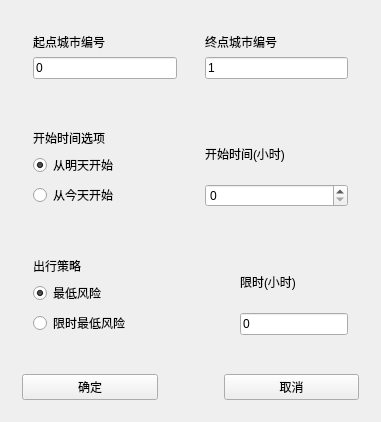
<?xml version="1.0" encoding="UTF-8"?>
<ui version="4.0">
 <class>Add_passenger</class>
 <widget class="QWidget" name="Add_passenger">
  <property name="geometry">
   <rect>
    <x>0</x>
    <y>0</y>
    <width>381</width>
    <height>412</height>
   </rect>
  </property>
  <property name="windowTitle">
   <string>Add_passenger</string>
  </property>
  <layout class="QVBoxLayout" name="verticalLayout_5">
   <item>
    <widget class="QWidget" name="widget" native="true">
     <layout class="QHBoxLayout" name="horizontalLayout_3">
      <item>
       <widget class="QWidget" name="widget_3" native="true">
        <layout class="QVBoxLayout" name="verticalLayout_6">
         <item>
          <widget class="QLabel" name="label_5">
           <property name="text">
            <string>起点城市编号</string>
           </property>
          </widget>
         </item>
         <item>
          <widget class="QLineEdit" name="input_sorce">
           <property name="text">
            <string>0</string>
           </property>
          </widget>
         </item>
        </layout>
       </widget>
      </item>
      <item>
       <widget class="QWidget" name="widget_4" native="true">
        <layout class="QVBoxLayout" name="verticalLayout_7">
         <item>
          <widget class="QLabel" name="label_6">
           <property name="text">
            <string>终点城市编号</string>
           </property>
          </widget>
         </item>
         <item>
          <widget class="QLineEdit" name="input_destination">
           <property name="text">
            <string>1</string>
           </property>
          </widget>
         </item>
        </layout>
       </widget>
      </item>
     </layout>
    </widget>
   </item>
   <item>
    <widget class="QWidget" name="widget_6" native="true">
     <layout class="QHBoxLayout" name="horizontalLayout">
      <item>
       <widget class="QWidget" name="widget_8" native="true">
        <layout class="QVBoxLayout" name="verticalLayout_2">
         <item>
          <widget class="QLabel" name="label">
           <property name="text">
            <string>开始时间选项</string>
           </property>
          </widget>
         </item>
         <item>
          <widget class="QRadioButton" name="choose_tomorrow">
           <property name="text">
            <string>从明天开始</string>
           </property>
           <property name="checked">
            <bool>true</bool>
           </property>
          </widget>
         </item>
         <item>
          <widget class="QRadioButton" name="choose_today">
           <property name="text">
            <string>从今天开始</string>
           </property>
          </widget>
         </item>
        </layout>
       </widget>
      </item>
      <item>
       <widget class="QWidget" name="widget_7" native="true">
        <layout class="QVBoxLayout" name="verticalLayout">
         <item>
          <widget class="QLabel" name="label_7">
           <property name="text">
            <string>开始时间(小时)</string>
           </property>
          </widget>
         </item>
         <item>
          <widget class="QSpinBox" name="time_start">
           <property name="maximum">
            <number>23</number>
           </property>
          </widget>
         </item>
        </layout>
       </widget>
      </item>
     </layout>
    </widget>
   </item>
   <item>
    <widget class="QWidget" name="widget_9" native="true">
     <layout class="QHBoxLayout" name="horizontalLayout_2">
      <item>
       <widget class="QWidget" name="widget_10" native="true">
        <layout class="QVBoxLayout" name="verticalLayout_3">
         <item>
          <widget class="QLabel" name="label_2">
           <property name="text">
            <string>出行策略</string>
           </property>
          </widget>
         </item>
         <item>
          <widget class="QRadioButton" name="choose_method0">
           <property name="text">
            <string>最低风险</string>
           </property>
           <property name="checked">
            <bool>true</bool>
           </property>
          </widget>
         </item>
         <item>
          <widget class="QRadioButton" name="choose_method1">
           <property name="text">
            <string>限时最低风险</string>
           </property>
          </widget>
         </item>
        </layout>
       </widget>
      </item>
      <item>
       <spacer name="horizontalSpacer">
        <property name="orientation">
         <enum>Qt::Horizontal</enum>
        </property>
        <property name="sizeHint" stdset="0">
         <size>
          <width>40</width>
          <height>20</height>
         </size>
        </property>
       </spacer>
      </item>
      <item>
       <widget class="QWidget" name="widget_11" native="true">
        <layout class="QVBoxLayout" name="verticalLayout_4">
         <item>
          <widget class="QLabel" name="label_8">
           <property name="text">
            <string>限时(小时)</string>
           </property>
          </widget>
         </item>
         <item>
          <widget class="QLineEdit" name="input_limit">
           <property name="text">
            <string>0</string>
           </property>
           <property name="readOnly">
            <bool>false</bool>
           </property>
           <property name="clearButtonEnabled">
            <bool>false</bool>
           </property>
          </widget>
         </item>
        </layout>
       </widget>
      </item>
     </layout>
    </widget>
   </item>
   <item>
    <widget class="QWidget" name="widgt_4" native="true">
     <layout class="QHBoxLayout" name="horizontalLayout_4">
      <item>
       <widget class="QPushButton" name="button_accept">
        <property name="text">
         <string>确定</string>
        </property>
       </widget>
      </item>
      <item>
       <spacer name="horizontalSpacer_2">
        <property name="orientation">
         <enum>Qt::Horizontal</enum>
        </property>
        <property name="sizeType">
         <enum>QSizePolicy::Fixed</enum>
        </property>
        <property name="sizeHint" stdset="0">
         <size>
          <width>60</width>
          <height>20</height>
         </size>
        </property>
       </spacer>
      </item>
      <item>
       <widget class="QPushButton" name="button_declined">
        <property name="text">
         <string>取消</string>
        </property>
       </widget>
      </item>
     </layout>
    </widget>
   </item>
  </layout>
 </widget>
 <layoutdefault spacing="6" margin="11"/>
 <resources/>
 <connections/>
</ui>
